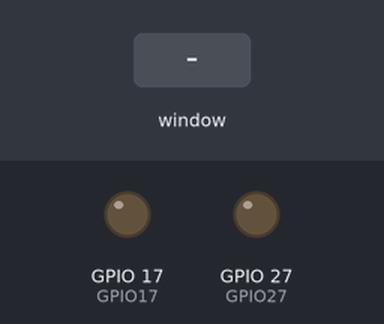
A program run on a simulated Raspberry Pi (BCM pin numbers). Parts: output pins drawn as LEDs (lit = HIGH). Inputs (shaded band) come from the test bench. The desktop window is not drawn, its controls go by their first labels and the mouse button is held 0.15 s.

Above: at 1.2 s.
1.3 s: control labelled "SWITCH_1" in the window clicked
At 1.7 s:
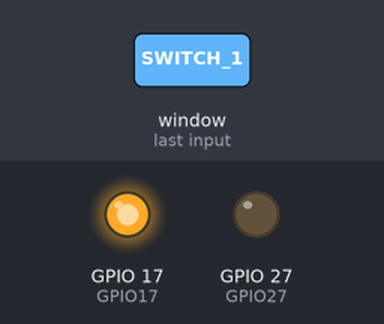
2.8 s: control labelled "SWITCH_2" in the window clicked
At 4.0 s:
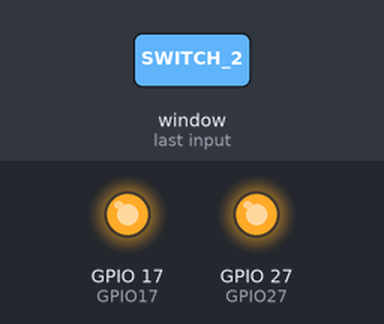
4.3 s: control labelled "SWITCH_1" in the window clicked
At 5.2 s:
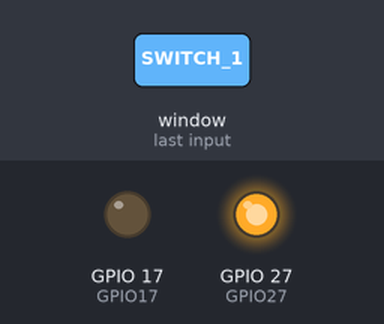
Timing chart, 0 to 7.3 s (numbered marks = the images above; inputs shaded):
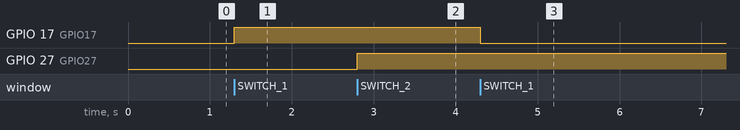

Measured:
- after the input at 1.3 s, GPIO 17 (GPIO17): LOW → HIGH at once
- after the input at 2.8 s, GPIO 27 (GPIO27): LOW → HIGH at once
- after the input at 4.3 s, GPIO 17 (GPIO17): HIGH → LOW at once

The program:

homeautomation.py
```python
import tkinter as tk
import RPi.GPIO as GPIO
from time import sleep

GPIO17 = 17
GPIO27 = 27

GPIO.setmode(GPIO.BCM)
GPIO.setup(GPIO17, GPIO.OUT)
GPIO.setup(GPIO27, GPIO.OUT)

master = tk.Tk()
master.title("Raspberry PI Home Automation")
master.geometry("800x400")


GPIO17_state = True
GPIO27_State = True

def GPIO17button():
	global GPIO17_state
	if GPIO17_state == True:
		GPIO.output(GPIO17, GPIO17_state)
		GPIO17_state = False
		ONlabel = tk.Label(master, text="Turned ON", fg="green")
		ONlabel.place(x=300, y=100)
	else:
		GPIO.output(GPIO17, GPIO17_state)
		GPIO17_state = True
		ONlabel = tk.Label(master, text="Turned OFF", fg="red")
		ONlabel.place(x=300, y=100)


def GPIO27button():
	global GPIO27_State
	if GPIO27_State == True:
		GPIO.output(GPIO27, GPIO27_State)
		GPIO27_State = False
		OFFlabel = tk.Label(master, text="Turned ON", fg="green")
		OFFlabel.place(x=300, y=150)
	else:
		GPIO.output(GPIO27, GPIO27_State)
		GPIO27_State = True
		OFFlabel = tk.Label(master, text="Turned OFF", fg="red")
		OFFlabel.place(x=300, y=150)

ONbutton = tk.Button(master, text="SWITCH_1", bg="blue", command=GPIO17button)
ONbutton.place(x=100, y=100)
ONbutton.config(font=("Courier", 20))

OFFbutton = tk.Button(master, text="SWITCH_2",bg="blue" , command=GPIO27button)
OFFbutton.place(x=100, y=150)
OFFbutton.config(font=("Courier", 20))

Exitbutton = tk.Button(master, text="EXIT",bg="red", command=master.destroy)
Exitbutton.place(x=100, y=200)

l1 = tk.Label(master, text = "HOME AUTOMATION")
l1.place(x=120, y=10)
l1.config(font=("Courier", 40))
master.mainloop()
```
